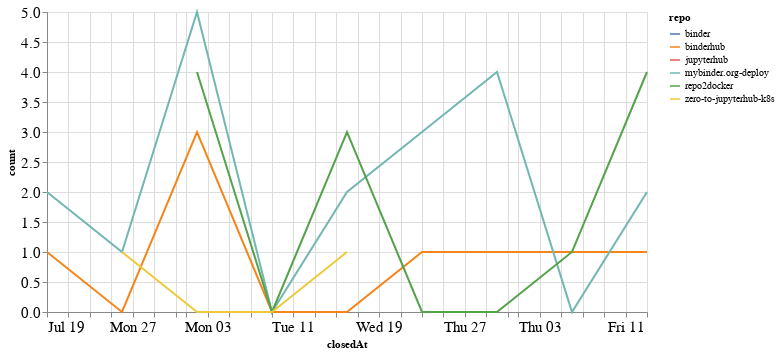

This figure's notebook cell:
### Code cell
closed_by_time = closed_by.groupby('repo').resample('W', on='closedAt').count()['author'].reset_index()
closed_by_time = closed_by_time.rename(columns={'author': 'count'})

alt.Chart(closed_by_time, width=600).mark_line().encode(
    x='closedAt',
    y='count',
    color='repo',
    tooltip="repo"
)

### Figure 1 — Vega-Lite specification as saved in the notebook (floating-point values rounded to 4 significant figures)
{"config": {"axisLeft": {"labelFontSize": 15}, "axisBottom": {"labelFontSize": 15}}, "data": {"name": "data-c5c5091dcc128c96a6ec981d072f3188"}, "mark": "line", "encoding": {"color": {"type": "nominal", "field": "repo"}, "tooltip": {"type": "nominal", "field": "repo"}, "x": {"type": "temporal", "field": "closedAt"}, "y": {"type": "quantitative", "field": "count"}}, "width": 600, "$schema": "https://vega.github.io/schema/vega-lite/v4.8.1.json", "datasets": {"data-c5c5091dcc128c96a6ec981d072f3188": [{"repo": "binder", "closedAt": "2020-07-26T00:00:00", "count": 1}, {"repo": "binderhub", "closedAt": "2020-07-19T00:00:00", "count": 1}, {"repo": "binderhub", "closedAt": "2020-07-26T00:00:00", "count": 0}, {"repo": "binderhub", "closedAt": "2020-08-02T00:00:00", "count": 3}, {"repo": "binderhub", "closedAt": "2020-08-09T00:00:00", "count": 0}, {"repo": "binderhub", "closedAt": "2020-08-16T00:00:00", "count": 0}, {"repo": "binderhub", "closedAt": "2020-08-23T00:00:00", "count": 1}, {"repo": "binderhub", "closedAt": "2020-08-30T00:00:00", "count": 1}, {"repo": "binderhub", "closedAt": "2020-09-06T00:00:00", "count": 1}, {"repo": "binderhub", "closedAt": "2020-09-13T00:00:00", "count": 1}, {"repo": "jupyterhub", "closedAt": "2020-08-16T00:00:00", "count": 1}, {"repo": "mybinder.org-deploy", "closedAt": "2020-07-19T00:00:00", "count": 2}, {"repo": "mybinder.org-deploy", "closedAt": "2020-07-26T00:00:00", "count": 1}, {"repo": "mybinder.org-deploy", "closedAt": "2020-08-02T00:00:00", "count": 5}, {"repo": "mybinder.org-deploy", "closedAt": "2020-08-09T00:00:00", "count": 0}, {"repo": "mybinder.org-deploy", "closedAt": "2020-08-16T00:00:00", "count": 2}, {"repo": "mybinder.org-deploy", "closedAt": "2020-08-23T00:00:00", "count": 3}, {"repo": "mybinder.org-deploy", "closedAt": "2020-08-30T00:00:00", "count": 4}, {"repo": "mybinder.org-deploy", "closedAt": "2020-09-06T00:00:00", "count": 0}, {"repo": "mybinder.org-deploy", "closedAt": "2020-09-13T00:00:00", "count": 2}, {"repo": "repo2docker", "closedAt": "2020-08-02T00:00:00", "count": 4}, {"repo": "repo2docker", "closedAt": "2020-08-09T00:00:00", "count": 0}, {"repo": "repo2docker", "closedAt": "2020-08-16T00:00:00", "count": 3}, {"repo": "repo2docker", "closedAt": "2020-08-23T00:00:00", "count": 0}, {"repo": "repo2docker", "closedAt": "2020-08-30T00:00:00", "count": 0}, {"repo": "repo2docker", "closedAt": "2020-09-06T00:00:00", "count": 1}, {"repo": "repo2docker", "closedAt": "2020-09-13T00:00:00", "count": 4}, {"repo": "zero-to-jupyterhub-k8s", "closedAt": "2020-07-26T00:00:00", "count": 1}, {"repo": "zero-to-jupyterhub-k8s", "closedAt": "2020-08-02T00:00:00", "count": 0}, {"repo": "zero-to-jupyterhub-k8s", "closedAt": "2020-08-09T00:00:00", "count": 0}, {"repo": "zero-to-jupyterhub-k8s", "closedAt": "2020-08-16T00:00:00", "count": 1}]}}
